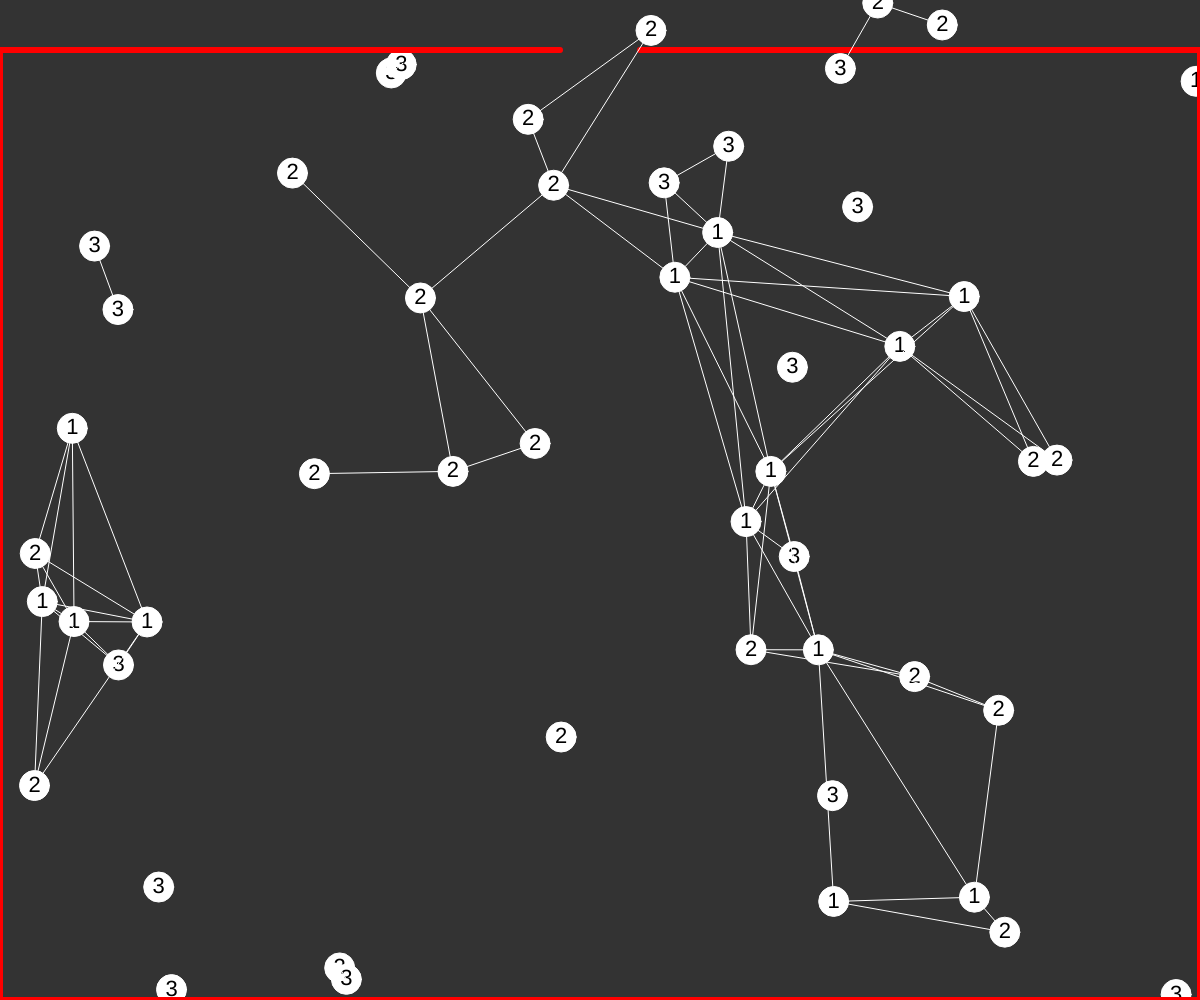
Frame 1 (no input)
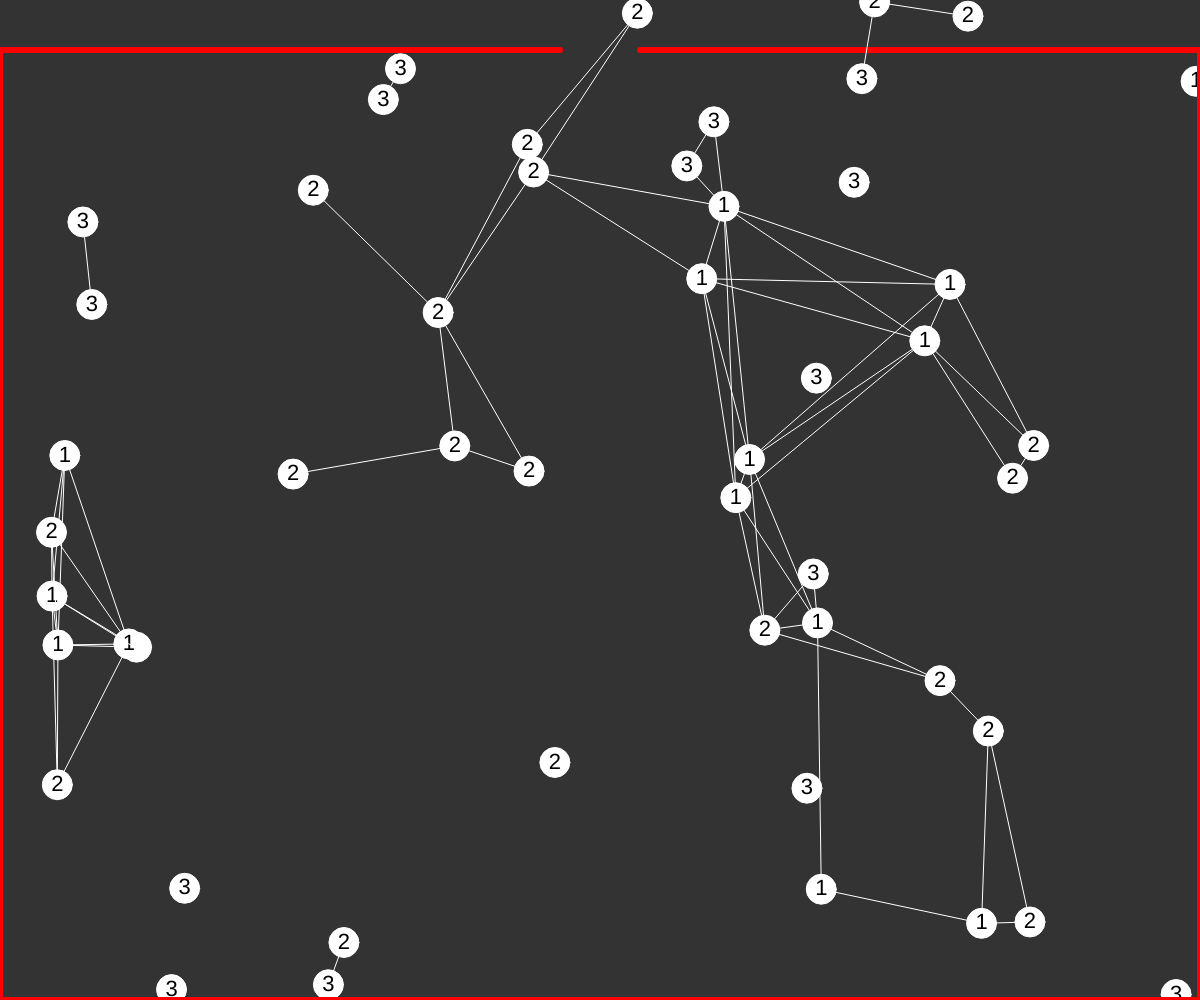
Frame 60 (no input)
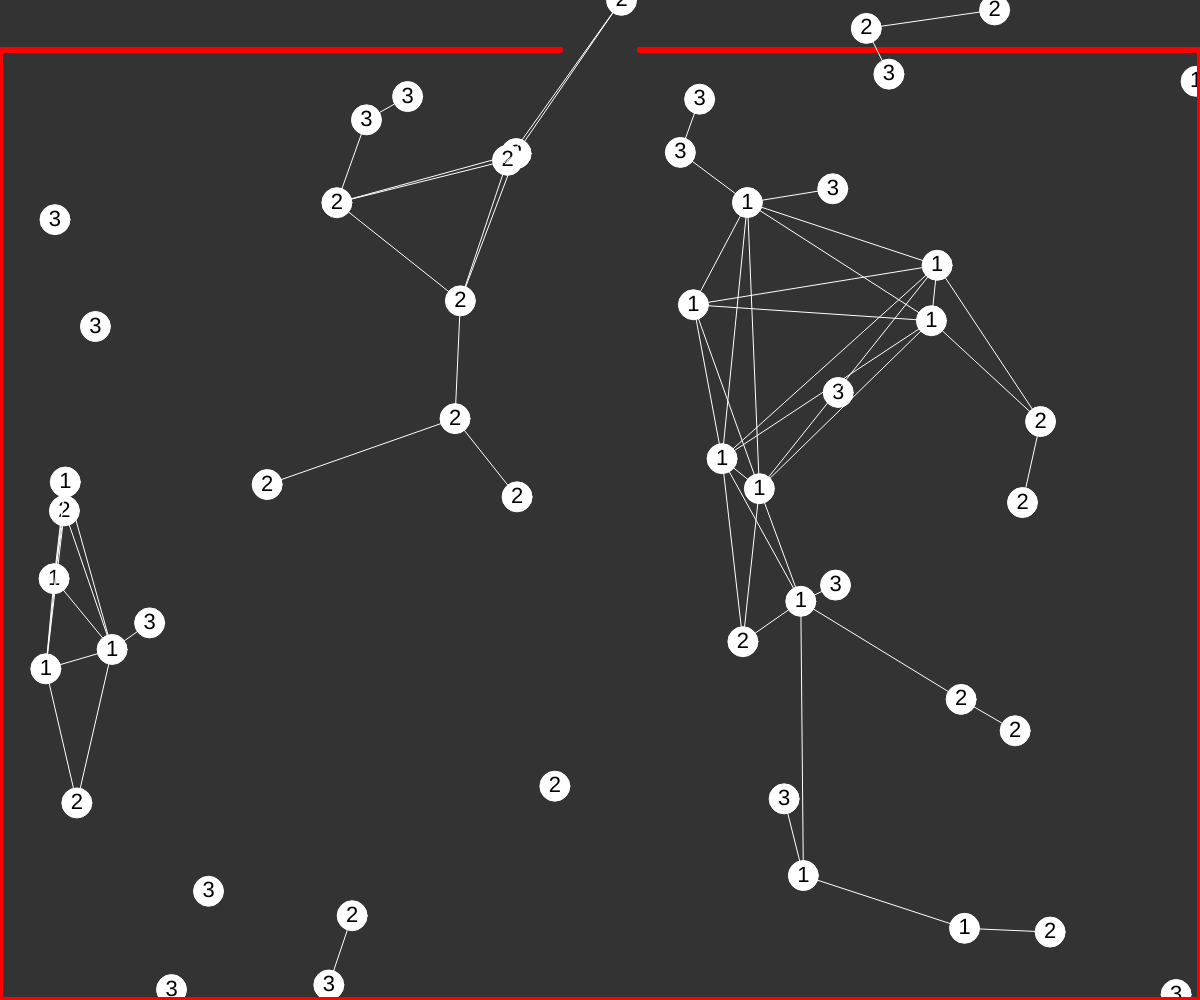
Frame 120 (the mouse pressed at the canvas centre since frame 60)

The p5.js sketch that drew these frames (run headless with seeded random() and noise() and a simulated clock; from frame 60 on, the mouse is pressed at the canvas centre):

// p5.js sketch
// ── sketch.js
let nodes = [];
let connections = [];
let walls = [];
let waves = [];

function setup() {
    createCanvas(windowWidth, windowHeight);

    // append(walls, new Wall(createVector(100, 100), createVector(600, 100), 1))
    // append(walls, new Wall(createVector(100, 200), createVector(600, 200), 2))
    append(walls, new Wall(createVector(0, 50), createVector(windowWidth / 2 - 40, 50), 3));
    append(walls, new Wall(createVector(windowWidth / 2 + 40, 50), createVector(windowWidth, 50), 3));
    append(walls, new Wall(createVector(windowWidth, 50), createVector(windowWidth, windowHeight), 3));
    append(walls, new Wall(createVector(windowWidth, windowHeight), createVector(0, windowHeight), 3));
    append(walls, new Wall(createVector(0, windowHeight), createVector(0, 50), 3));


    for (let i = 0; i < STATIC_NODE_COUNT; i++) {
        const x = random(0, windowWidth);
        const y = random(0, windowHeight);

        append(nodes, new Node(x, y, Math.floor(Math.random() * 3 + 1), false));
    }

    for (let i = 0; i < MOBILE_NODE_COUNT; i++) {
        const x = random(0, windowWidth);
        const y = random(0, windowHeight);

        append(nodes, new Node(x, y, Math.floor(Math.random() * 3 + 1), true));
    }


    for (let i = 0; i < nodes.length; i++) {
        for (let j = i + 1; j < nodes.length; j++) {
            append(connections, new Connection(nodes[i], nodes[j]));
        }
    }

}

function draw() {
    background(51);

    waves.forEach(wave => {
        wave.show(walls);
        if (wave.toDelete) {
            waves.splice(0, 1);
        }
    });

    nodes.forEach(node => {
        node.moveRandomly(walls);
        node.show();
        if (Math.floor(Math.random() * 5000 + 1) === 1 && waves.length < 1) {
            append(waves, new Wave(node.x, node.y))
        }
    });

    walls.forEach(wall => {
        wall.show();
    });

    connections.forEach(connection => {
        walls.forEach(w => {
            connection.updateIntersection(w);
        });
        connection.show();
    });


}
// ── config.js
const MAX_DIST = 100;

const STATIC_NODE_COUNT = 0;
const MOBILE_NODE_COUNT = 50;
// ── connection.js
const classToRange = {
    1: 300,
    2: 200,
    3: 100
};

class Connection {

    constructor(n1, n2) {

        this.n1 = n1;
        this.n2 = n2;
        this.maxRange = Math.min(classToRange[n1.bluetoothClass], classToRange[n2.bluetoothClass]);
        this.intersected = false;

    }

    show() {
        if (p5.Vector.dist(this.n1.getPositionVector(), this.n2.getPositionVector()) <= this.maxRange) {

            if (this.intersected) {
                stroke(255, 208, 0);
            } else {
                stroke(255);
            }
            strokeWeight(1);
            let linePoints = this.calculateLinePoints();
            line(linePoints[0], linePoints[1], linePoints[2], linePoints[3])
        }
    }

    checkIntersection(wall) {
        let det, gamma, lambda;
        det = (wall.p2.x - wall.p1.x) * (this.n2.y - this.n1.y) - (this.n2.x - this.n1.x) * (wall.p2.y - wall.p1.y);
        if (det === 0) {
            return false;
        } else {
            lambda = ((this.n2.y - this.n1.y) * (this.n2.x - wall.p1.x) + (this.n1.x - this.n2.x) * (this.n2.y - wall.p1.y)) / det;
            gamma = ((wall.p1.y - wall.p2.y) * (this.n2.x - wall.p1.x) + (wall.p2.x - wall.p1.x) * (this.n2.y - wall.p1.y)) / det;
            return (0 < lambda && lambda < 1) && (0 < gamma && gamma < 1);
        }
    }

    updateIntersection(wall) {
        this.intersected = this.checkIntersection(wall);
    }


    calculateLinePoints() {
        let horizontalDistance = Math.abs(this.n1.x - this.n2.x);
        let verticalDistance = Math.abs(this.n1.y - this.n2.y);

        let sinus = verticalDistance / Math.sqrt(Math.pow(horizontalDistance, 2) + Math.pow(verticalDistance, 2));

        let yCorrection = 15 * sinus;
        let xCorrection = 15 * Math.sqrt(1 - Math.pow(sinus, 2));

        let nX1 = 0;
        let nY1 = 0;
        let nX2 = 0;
        let nY2 = 0;

        if (this.n1.x < this.n2.x) {
            nX1 = this.n1.x + xCorrection;
            nX2 = this.n2.x - xCorrection;
        } else {
            nX1 = this.n1.x - xCorrection;
            nX2 = this.n2.x + xCorrection;
        }

        if (this.n1.y < this.n2.y) {
            nY1 = this.n1.y + yCorrection;
            nY2 = this.n2.y - yCorrection;
        } else {
            nY1 = this.n1.y - yCorrection;
            nY2 = this.n2.y + yCorrection;
        }

        return [nX1, nY1, nX2, nY2];
    }

}
// ── node.js
class Node {

    constructor(x, y, bluetoothClass, mobile) {
        this.x = x;
        this.y = y;
        this.bluetoothClass = bluetoothClass;
        this.mobile = mobile;

        if (mobile) {
            this.maxSpeed = 0.5;
            this.direction = p5.Vector.random2D().normalize().mult(this.maxSpeed)
        } else {
            this.maxSpeed = 0;
            this.direction = createVector(0, 0);
        }

    }

    show() {
        strokeWeight(1);
        fill(255);
        stroke(255, 255, 255);
        ellipse(this.x, this.y, 30);
        textSize(22);
        fill(0, 0, 0);
        textAlign(CENTER, CENTER);
        text(this.bluetoothClass.toString(), this.x, this.y);
    }


    moveRandomly(walls) {
        const maxAngleChange = 0.1 * PI;
        let angleDelta = random(-maxAngleChange, maxAngleChange);

        this.direction.rotate(angleDelta);
        const speedDelta = random(-0.1, 1);

        let newSpeed = constrain(this.direction.mag() + speedDelta, 0, this.maxSpeed);
        this.direction.setMag(newSpeed);

        let moveNow = true;
        walls.forEach(wall => {
            let tempX = this.x + this.direction.x;
            let tempY = this.y + this.direction.y;
            let nominator = Math.abs((wall.p2.y - wall.p1.y) * tempX - (wall.p2.x - wall.p1.x) * tempY + wall.p2.x * wall.p1.y - wall.p2.y * wall.p1.x);
            let denominator = Math.sqrt(Math.pow((wall.p2.y - wall.p1.y), 2) + Math.pow((wall.p2.x - wall.p1.x), 2));

            let distance = nominator / denominator;

            if (distance < 15) {
                moveNow = false;

            }
        });

        if (moveNow) {
            this.x += this.direction.x;
            this.y += this.direction.y;
        }

        this.x = constrain(this.x, 0, windowWidth);
        this.y = constrain(this.y, 0, windowHeight);

    }

    getPositionVector() {
        return createVector(this.x, this.y);
    }

}
// ── queue.js
class Queue {

    constructor(maxLenght) {
        this.maxLenght = maxLenght;

        this.arr = []
    }

    push(id) {

        if (this.arr.length >= this.maxLenght) {
            this.arr.shift();
        }

        append(this.arr, id);
    }

    contains(targetId) {
        return this.arr.includes(targetId);
    }

}
// ── utils.js
function isValueInRange(value, min, max) {
    return value >= min && value <= max
}
// ── wall.js
class Wall {

    constructor(p1, p2, wallClass) {
        this.p1 = p1;
        this.p2 = p2;
        this.wallClass = wallClass;

    }

    show() {
        switch (this.wallClass) {
            case 1:
                stroke(0, 255, 0);
                break;
            case 2:
                stroke(0, 0, 255);
                break;
            case 3:
                stroke(255, 0, 0);
                break;
            default:
                console.log("Unknown wall class");
                stroke(255);
        }
        strokeWeight(6);
        line(this.p1.x, this.p1.y, this.p2.x, this.p2.y);
    }
}
// ── wave.js
class Wave {

    constructor(x, y) {
        this.x = x;
        this.y = y;
        this.i = 0;
        this.secondCircleDelay = -30;
        this.thirdCircleDelay = -60;
        this.moveF = true;
        this.moveS = true;
        this.moveT = true;
        this.maxRadius = 300;
        this.toDelete = false;
        this.intersection = false;

    }

    show(walls) {

        noFill();
        strokeWeight(1.5);
        if (!this.intersection) {
            walls.forEach(wall => {
                let nominator = Math.abs((wall.p2.y - wall.p1.y) * this.x - (wall.p2.x - wall.p1.x) * this.y + wall.p2.x * wall.p1.y - wall.p2.y * wall.p1.x);
                let denominator = Math.sqrt(Math.pow((wall.p2.y - wall.p1.y), 2) + Math.pow((wall.p2.x - wall.p1.x), 2));

                let distance = nominator / denominator;

                if (this.i >= 2 * distance) {
                    this.maxRadius = this.i;
                    this.intersection = true;
                }

            });
        }

        if (this.intersection) {
            stroke(238, 244, 66);
        } else stroke(255);


        ellipse(this.x, this.y, this.i, this.i);

        if (this.secondCircleDelay >= 0) {
            ellipse(this.x, this.y, this.secondCircleDelay, this.secondCircleDelay);
        }

        if (this.thirdCircleDelay >= 0) {
            ellipse(this.x, this.y, this.thirdCircleDelay, this.thirdCircleDelay);
        }

        if (this.moveF) {
            this.i += 1;
            if (this.i >= this.maxRadius) {
                this.i = 0;
                this.moveF = false;
            }
        }

        if (this.moveS) {
            this.secondCircleDelay += 1;
            if (this.secondCircleDelay >= this.maxRadius) {
                this.secondCircleDelay = -30;
                this.moveS = false;
            }
        }

        if (this.moveT) {
            this.thirdCircleDelay += 1;
            if (this.thirdCircleDelay >= this.maxRadius) {
                this.thirdCircleDelay = -60;
                this.moveT = false;
            }
        }

        if (!this.moveF && !this.moveS && !this.moveT) {
            this.toDelete = true;
        }
    }
}
